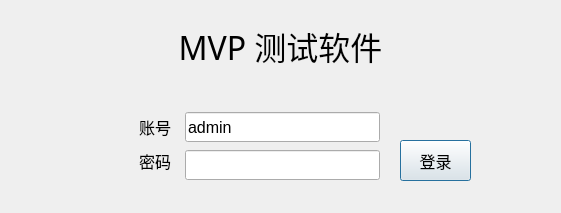
<?xml version="1.0" encoding="UTF-8"?>
<ui version="4.0">
 <class>UsrLandDlg</class>
 <widget class="QDialog" name="UsrLandDlg">
  <property name="geometry">
   <rect>
    <x>0</x>
    <y>0</y>
    <width>561</width>
    <height>213</height>
   </rect>
  </property>
  <property name="windowTitle">
   <string>Dialog</string>
  </property>
  <property name="styleSheet">
   <string notr="true"/>
  </property>
  <widget class="QLabel" name="stateLabel">
   <property name="geometry">
    <rect>
     <x>180</x>
     <y>80</y>
     <width>181</width>
     <height>31</height>
    </rect>
   </property>
   <property name="font">
    <font>
     <family>宋体</family>
     <pointsize>11</pointsize>
    </font>
   </property>
   <property name="styleSheet">
    <string notr="true">color: rgb(255, 0, 0);</string>
   </property>
   <property name="text">
    <string/>
   </property>
  </widget>
  <widget class="QLineEdit" name="nameLineEdit">
   <property name="geometry">
    <rect>
     <x>185</x>
     <y>112</y>
     <width>195</width>
     <height>30</height>
    </rect>
   </property>
   <property name="font">
    <font>
     <family>Arial</family>
     <pointsize>12</pointsize>
     <bold>false</bold>
    </font>
   </property>
   <property name="text">
    <string>admin</string>
   </property>
  </widget>
  <widget class="QLineEdit" name="pwdLineEdit">
   <property name="geometry">
    <rect>
     <x>185</x>
     <y>150</y>
     <width>195</width>
     <height>30</height>
    </rect>
   </property>
   <property name="font">
    <font>
     <family>Arial</family>
     <bold>false</bold>
    </font>
   </property>
   <property name="text">
    <string/>
   </property>
   <property name="echoMode">
    <enum>QLineEdit::Password</enum>
   </property>
  </widget>
  <widget class="QPushButton" name="landBtn">
   <property name="geometry">
    <rect>
     <x>400</x>
     <y>140</y>
     <width>71</width>
     <height>41</height>
    </rect>
   </property>
   <property name="font">
    <font>
     <family>微软雅黑</family>
     <pointsize>12</pointsize>
    </font>
   </property>
   <property name="cursor">
    <cursorShape>PointingHandCursor</cursorShape>
   </property>
   <property name="text">
    <string>登录</string>
   </property>
   <property name="autoDefault">
    <bool>true</bool>
   </property>
  </widget>
  <widget class="QLabel" name="label">
   <property name="geometry">
    <rect>
     <x>60</x>
     <y>112</y>
     <width>111</width>
     <height>30</height>
    </rect>
   </property>
   <property name="font">
    <font>
     <family>微软雅黑</family>
     <pointsize>12</pointsize>
    </font>
   </property>
   <property name="styleSheet">
    <string notr="true"/>
   </property>
   <property name="text">
    <string>账号</string>
   </property>
   <property name="alignment">
    <set>Qt::AlignRight|Qt::AlignTrailing|Qt::AlignVCenter</set>
   </property>
  </widget>
  <widget class="QLabel" name="label_2">
   <property name="geometry">
    <rect>
     <x>60</x>
     <y>146</y>
     <width>111</width>
     <height>30</height>
    </rect>
   </property>
   <property name="font">
    <font>
     <family>微软雅黑</family>
     <pointsize>12</pointsize>
    </font>
   </property>
   <property name="styleSheet">
    <string notr="true"/>
   </property>
   <property name="text">
    <string>密码</string>
   </property>
   <property name="alignment">
    <set>Qt::AlignRight|Qt::AlignTrailing|Qt::AlignVCenter</set>
   </property>
  </widget>
  <widget class="QLabel" name="label_3">
   <property name="geometry">
    <rect>
     <x>0</x>
     <y>10</y>
     <width>561</width>
     <height>71</height>
    </rect>
   </property>
   <property name="font">
    <font>
     <family>微软雅黑</family>
     <pointsize>24</pointsize>
     <bold>false</bold>
    </font>
   </property>
   <property name="styleSheet">
    <string notr="true"/>
   </property>
   <property name="text">
    <string>MVP 测试软件</string>
   </property>
   <property name="alignment">
    <set>Qt::AlignCenter</set>
   </property>
  </widget>
 </widget>
 <resources/>
 <connections/>
</ui>
